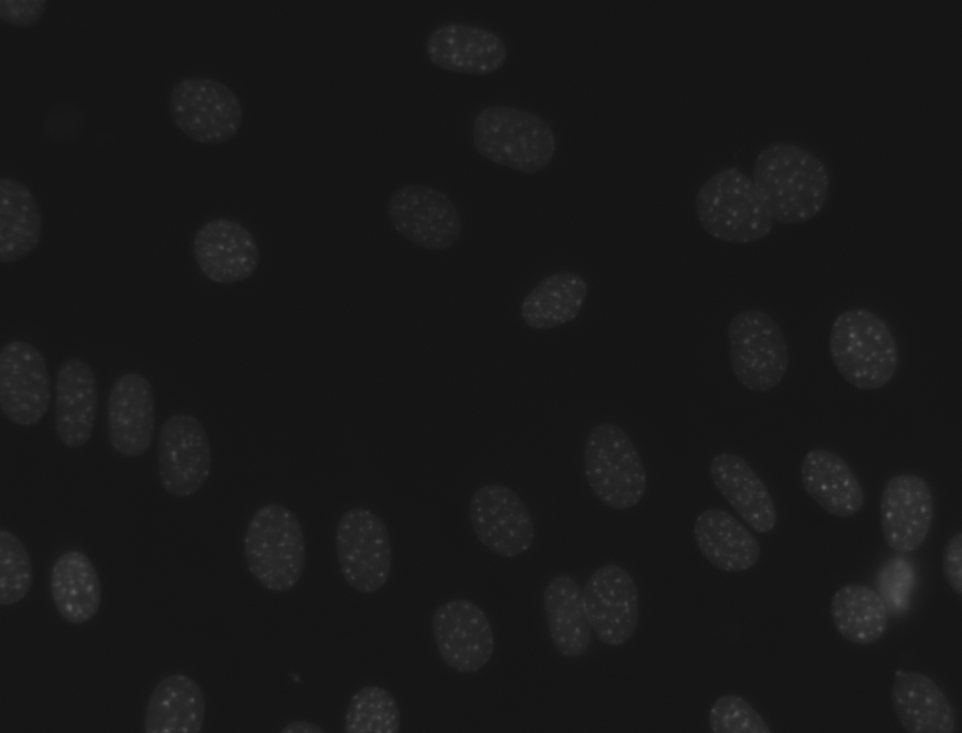
#> input picture data/NIH3T3/im/dna-0.png, 962 x 733 px, shrunk from 1344 x 1024 before the run
$ jupyter execute --allow-errors otsu_batch.ipynb
#> lines starting #> are read from the running program, lines starting #| are printed output that depends on the picture; after the words box and inside, x2 and y2 are one past the last pixel; in counts of white or black regions, pixels touching at a corner belong together
#> further down, img2 is the input picture: shape (733, 962) float32; min 0.0745, max 0.365, mean 0.0948
# [Lab Session 2](otsu.ipynb)

[cell 1]
import numpy as np
import matplotlib.pyplot as plt

**[Task 2.1.]()** Implement Otsu thresholding as a re-usable function:

[cell 2]
def otsu_thresholding(imgf):
    img8 = (imgf * 255).round().astype(np.uint8)

    # Compute histogram of the image
    hist, _ = np.histogram(img8, bins=256, range=(0, 256))
#> hist = 256 values, max 281297 at index 21, min 0 at index 0, mean 2754.5

    # Total number of pixels
    total_pixels = np.sum(hist)
#> total_pixels = 705146
    intensity_levels = np.arange(256)

    # Precompute cumulative sums and means
    cumulative_sum = np.cumsum(hist)
#> cumulative_sum = 256 values from 0 to 705146
    cumulative_mean = np.cumsum(hist * intensity_levels)
#> cumulative_mean = 256 values from 0 to 17045481
    global_mean = cumulative_mean[-1] / total_pixels
#> global_mean = 24.17

    # Initialize variables for Otsu's thresholding
    min_within_class_variance = float('inf')
    optimal_threshold = 0

    # Loop through all possible thresholds (T = 1 to 255)
    for T in range(1, 256):
        # Class 1 (0 to T-1)
        n1 = cumulative_sum[T - 1]  # Number of pixels in class 1
        if n1 == 0:
            continue
        mean1 = cumulative_mean[T - 1] / n1  # Mean of class 1

        # Class 2 (T to 255)
        n2 = total_pixels - n1  # Number of pixels in class 2
        if n2 == 0:
            continue
        mean2 = (global_mean * total_pixels - cumulative_mean[T - 1]) / n2  # Mean of class 2

        # Within-class variance for class 1
        var1 = np.sum(hist[:T] * (intensity_levels[:T] - mean1) ** 2) / n1
        # Within-class variance for class 2
        var2 = np.sum(hist[T:] * (intensity_levels[T:] - mean2) ** 2) / n2

        # Total within-class variance
        within_class_variance = n1 * var1 + n2 * var2

        # Update optimal threshold if within-class variance is minimized
        if within_class_variance < min_within_class_variance:
            min_within_class_variance = within_class_variance
            optimal_threshold = T
#> this loop made 255 passes
#> (n1, mean1, n2, mean2, var1, var2, within_class_variance, min_within_class_variance) on passes 20 to 29: (215, 19, 704931, 24.17, 0, 45.22, 31874586.2, 31874586.2), (65407, 20, 639739, 24.6, 0.00328, 47.87, 30622930.3, 30622930.3), (346704, 20.81, 358442, 27.43, 0.155, 67.28, 24169880.8, 24169880.8), (525429, 21.22, 179717, 32.82, 0.42, 75.81, 13845228.3, 13845228.3), (562380, 21.33, 142766, 35.36, 0.587, 64.01, 9469377.3, 9469377.3), (575003, 21.39, 130143, 36.46, 0.727, 56.49, 7769589.3, 7769589.3), (581877, 21.43, 123269, 37.1, 0.871, 51.9, 6904266.9, 6904266.9), (586588, 21.47, 118558, 37.54, 1.03, 48.87, 6397834.8, 6397834.8), (590312, 21.51, 114834, 37.89, 1.22, 46.73, 6083492.6, 6083492.6), (593693, 21.54, 111453, 38.19, 1.45, 45.09, 5884801.4, 5884801.4)
#> (n1, mean1, n2, mean2, var1, var2, within_class_variance) on passes 32 to 37: (606276, 21.72, 98870, 39.21, 2.92, 41.4, 5866234.6), (612627, 21.83, 92519, 39.71, 3.98, 40.42, 6177242.7), (620118, 21.96, 85028, 40.3, 5.42, 39.67, 6734268.4), (628488, 22.12, 76658, 40.99, 7.25, 39.2, 7562628.2), (637360, 22.3, 67786, 41.77, 9.43, 39.02, 8653770.2), (646383, 22.49, 58763, 42.66, 11.88, 39.11, 9976633.5)
#> after the loop, min_within_class_variance = 5753057.8; optimal_threshold = 31

    # Apply the optimal threshold to segment the image
    seg = (img8 >= optimal_threshold).astype(np.uint8) * 255
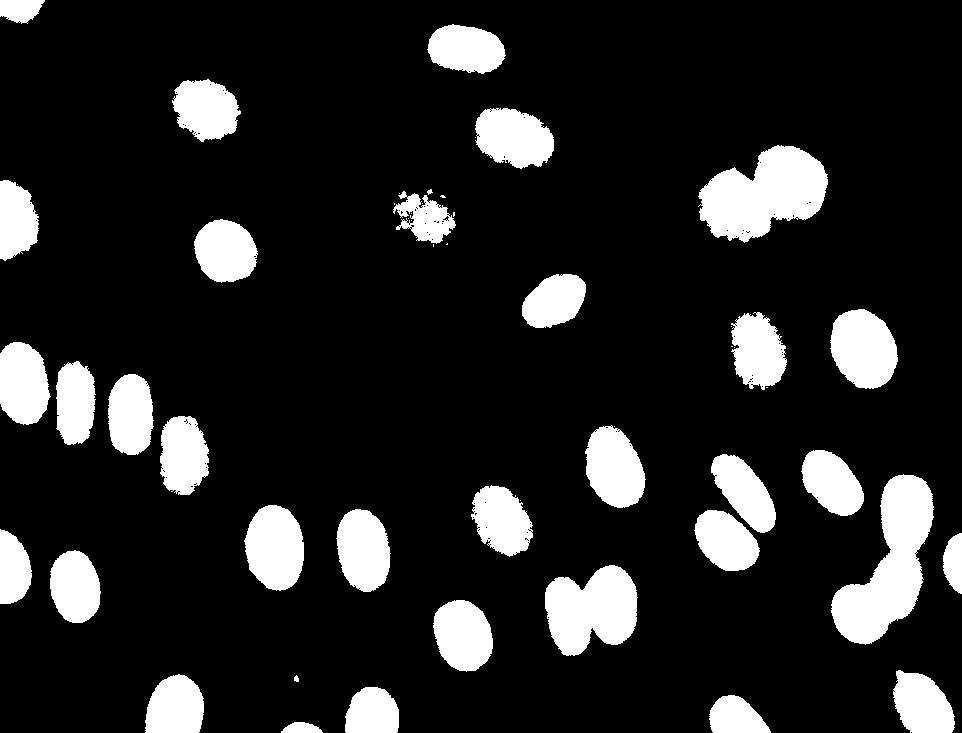
#> seg: shape (733, 962); 14.7% white; 53 white regions (18 under 20 px), largest, box (x1, y1, x2, y2) and area: (831, 474, 934, 645) 8682, (698, 145, 828, 243) 8066, (545, 565, 638, 656) 6072

    return seg

    return seg

**[Task 2.2.]()** Implement a re-usable function to compute the Dice coefficient:

[cell 3]
def compute_dice(ground_truth,imgbin ):
    ground_truth= ground_truth.astype(bool)
    imgbin=imgbin.astype(bool)
    assert ground_truth.dtype == np.bool_
    assert imgbin.dtype == np.bool_

    dice= 2*((imgbin*ground_truth)).sum()/(imgbin.sum()+ground_truth.sum())

    return dice

**[Task 2.3.]()** Test your implementations from above:

[cell 4]
img2=plt.imread("data/NIH3T3/im/dna-0.png")
segmented_image2 = otsu_thresholding(img2)
plt.imshow(segmented_image2, "gray")


$ run again, with data/NIH3T3/im/dna-27.png copied over data/NIH3T3/im/dna-0.png
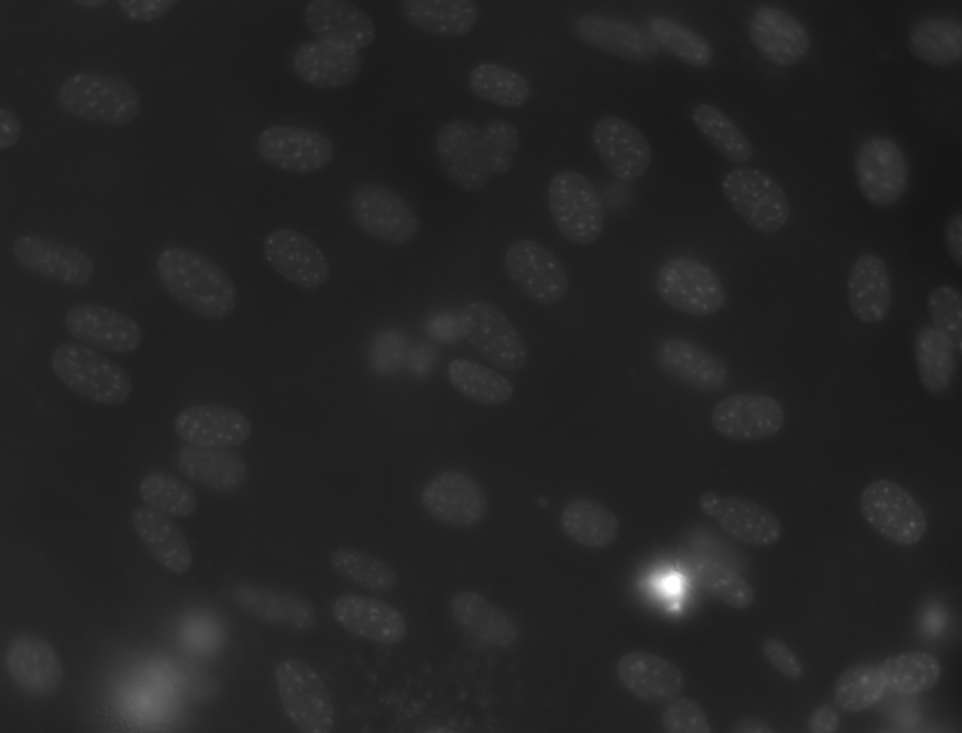
#> input picture data/NIH3T3/im/dna-27.png, 962 x 733 px, shrunk from 1344 x 1024 before the run
#> img2 is the input picture: shape (733, 962) float32; min 0.0824, max 1, mean 0.144
#> hist = 256 values, max 83599 at index 33, min 0 at index 0, mean 2754.5
#> total_pixels = 705146
#> cumulative_sum = 256 values from 0 to 705146
#> cumulative_mean = 256 values from 0 to 25955344
#> global_mean = 36.81
#> the loop in otsu_thresholding, `for T in range(1, 256):` made 255 passes
#> (n1, mean1, n2, mean2, var1, var2, within_class_variance, min_within_class_variance) on passes 22 to 27: (38, 21, 705108, 36.81, 0, 132, 93048997.1, 93048997.1), (1012, 21.96, 704134, 36.83, 0.0361, 131.8, 92835124.4, 92835124.4), (3641, 22.71, 701505, 36.88, 0.226, 131.6, 92331194.8, 92331194.8), (7933, 23.41, 697213, 36.96, 0.516, 131.4, 91617881, 91617881), (13439, 24.06, 691707, 37.06, 0.917, 131.3, 90832131.3, 90832131.3), (21828, 24.81, 683318, 37.19, 1.45, 131.4, 89813510.8, 89813510.8)
#> after the loop in otsu_thresholding, `for T in range(1, 256):`: min_within_class_variance = 46655732.4; optimal_threshold = 44
#> in otsu_thresholding, `seg = (img8 >= optimal_threshold).astype(np.uint8) * 255`:
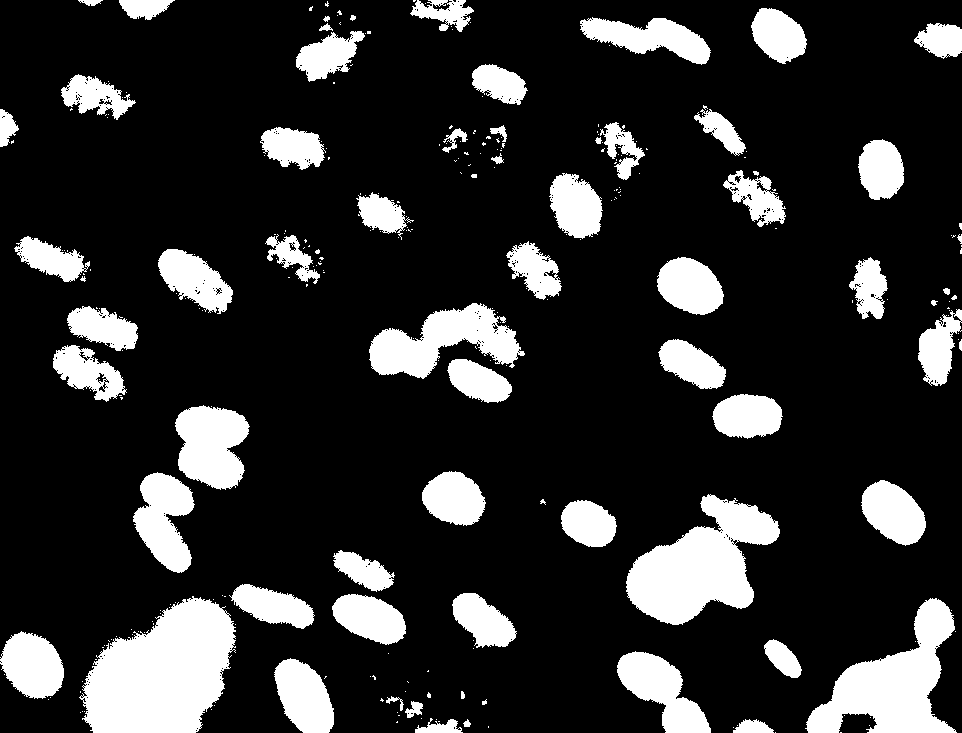
#> seg: shape (733, 962); 18.3% white; 281 white regions (213 under 20 px), largest, box (x1, y1, x2, y2) and area: (79, 596, 236, 733) 14714, (626, 494, 780, 625) 10800, (805, 598, 957, 733) 9412

$ run again, with data/NIH3T3/im/dna-28.png copied over data/NIH3T3/im/dna-0.png
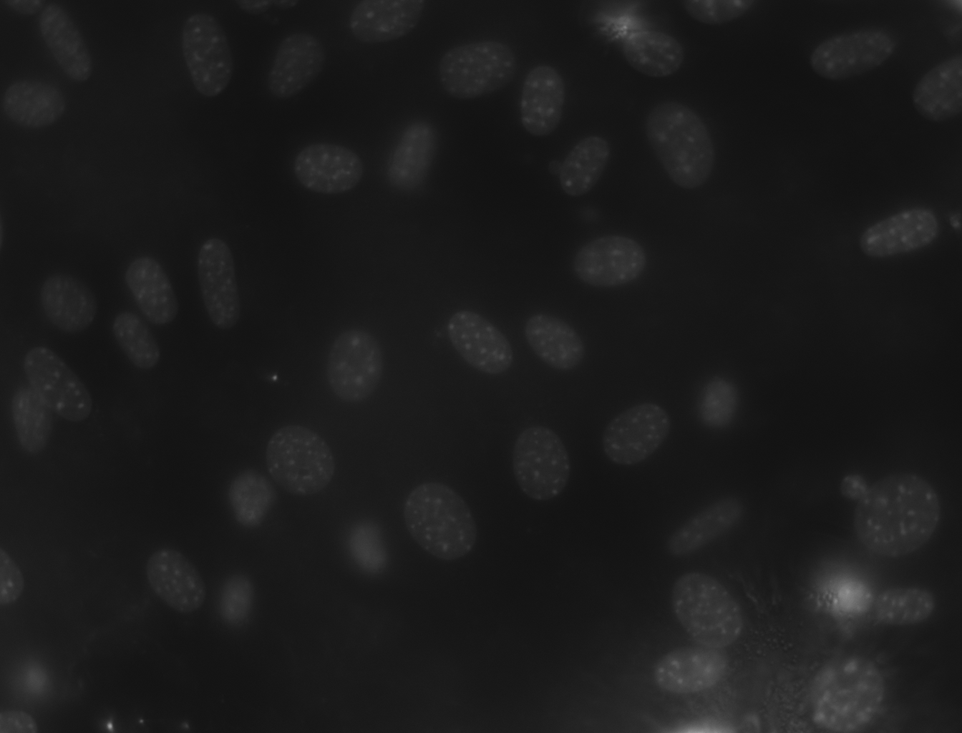
#> input picture data/NIH3T3/im/dna-28.png, 962 x 733 px, shrunk from 1344 x 1024 before the run
#> img2 is the input picture: shape (733, 962) float32; min 0.0667, max 0.612, mean 0.108
#> hist = 256 values, max 82175 at index 22, min 0 at index 0, mean 2754.5
#> total_pixels = 705146
#> cumulative_sum = 256 values from 0 to 705146
#> cumulative_mean = 256 values from 0 to 19478818
#> global_mean = 27.62
#> the loop in otsu_thresholding, `for T in range(1, 256):` made 255 passes
#> (n1, mean1, n2, mean2, var1, var2, within_class_variance, min_within_class_variance) on passes 18 to 23: (140, 17, 705006, 27.63, 0, 105.4, 74324449.4, 74324449.4), (7817, 17.98, 697329, 27.73, 0.0176, 105.6, 73605417.9, 73605417.9), (41834, 18.81, 663312, 28.18, 0.161, 106.9, 70885334.3, 70885334.3), (96980, 19.49, 608166, 28.92, 0.417, 109.9, 66894792.8, 66894792.8), (169929, 20.14, 535217, 30, 0.799, 115.2, 61788813.4, 61788813.4), (252104, 20.74, 453042, 31.45, 1.3, 122.4, 55766412.1, 55766412.1)
#> after the loop in otsu_thresholding, `for T in range(1, 256):`: min_within_class_variance = 23535352.7; optimal_threshold = 35
#> in otsu_thresholding, `seg = (img8 >= optimal_threshold).astype(np.uint8) * 255`:
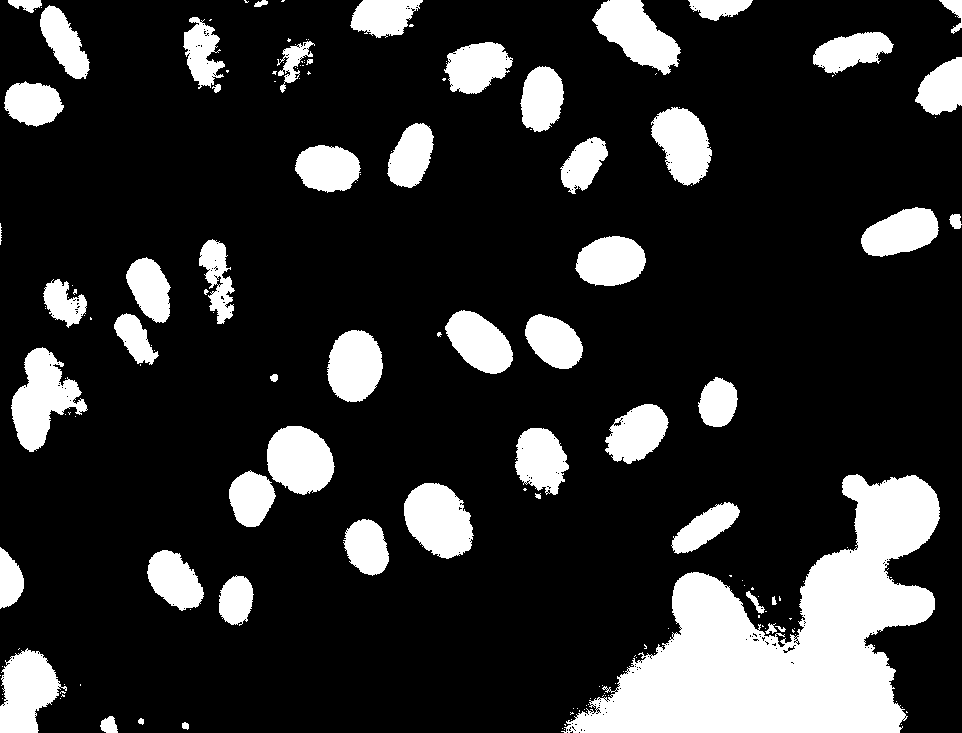
#> seg: shape (733, 962); 18.3% white; 169 white regions (115 under 20 px), largest, box (x1, y1, x2, y2) and area: (561, 474, 940, 733) 45060, (11, 347, 88, 452) 4120, (404, 483, 474, 559) 3828

$ run again, with data/NIH3T3/im/dna-29.png copied over data/NIH3T3/im/dna-0.png
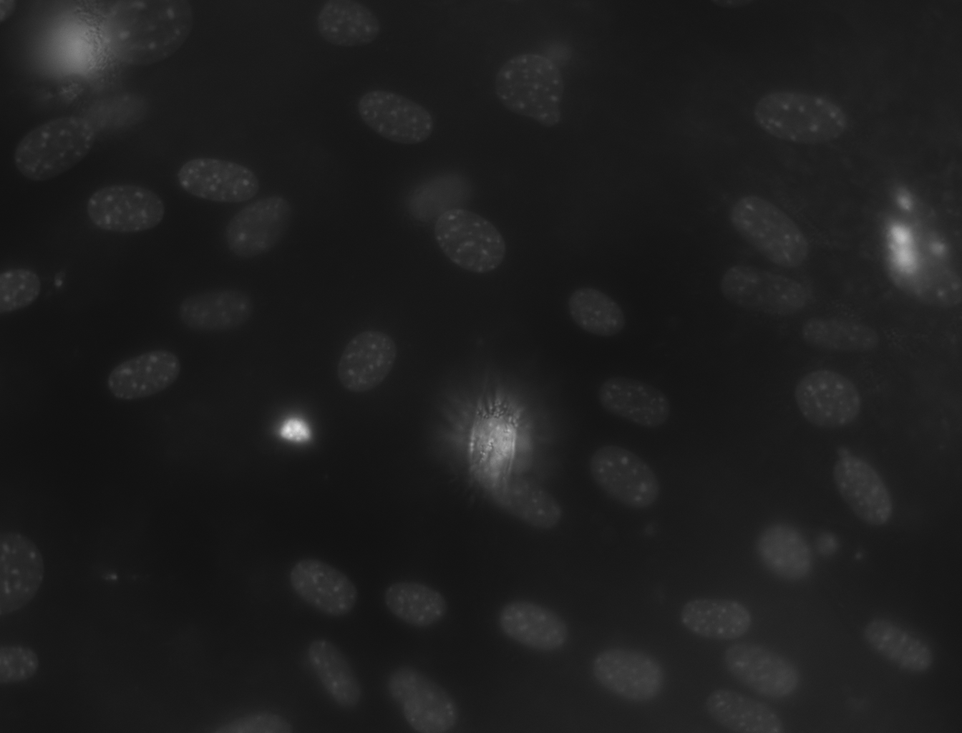
#> input picture data/NIH3T3/im/dna-29.png, 962 x 733 px, shrunk from 1344 x 1024 before the run
#> img2 is the input picture: shape (733, 962) float32; min 0.0627, max 0.906, mean 0.119
#> hist = 256 values, max 55697 at index 23, min 0 at index 0, mean 2754.5
#> total_pixels = 705146
#> cumulative_sum = 256 values from 0 to 705146
#> cumulative_mean = 256 values from 0 to 21410270
#> global_mean = 30.36
#> the loop in otsu_thresholding, `for T in range(1, 256):` made 255 passes
#> (n1, mean1, n2, mean2, var1, var2, within_class_variance, min_within_class_variance) on passes 17 to 22: (2, 16, 705144, 30.36, 0, 172.2, 121410195.6, 121410195.6), (1033, 17, 704113, 30.38, 0.00193, 172.2, 121225824.6, 121225824.6), (10719, 17.9, 694427, 30.56, 0.0876, 172.4, 119720929.1, 119720929.1), (33169, 18.65, 671977, 30.94, 0.291, 173.6, 116631917.9, 116631917.9), (61585, 19.27, 643561, 31.42, 0.613, 175.7, 113108080.3, 113108080.3), (94342, 19.87, 610804, 31.98, 1.08, 179, 109421523, 109421523)
#> after the loop in otsu_thresholding, `for T in range(1, 256):`: min_within_class_variance = 54670936.8; optimal_threshold = 41
#> in otsu_thresholding, `seg = (img8 >= optimal_threshold).astype(np.uint8) * 255`:
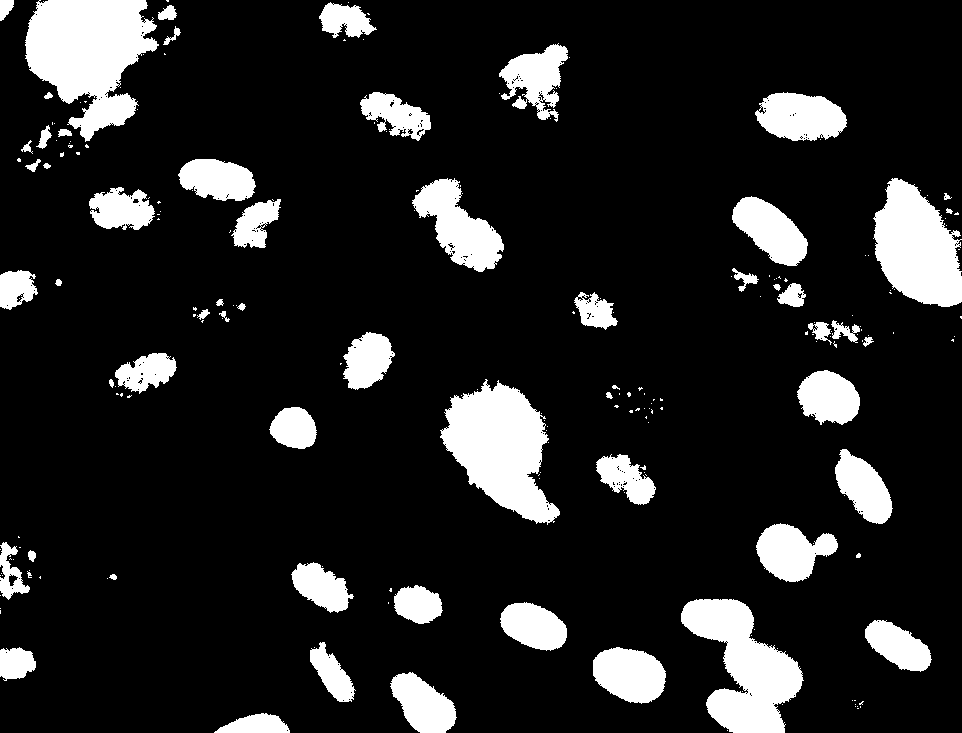
#> seg: shape (733, 962); 14% white; 216 white regions (156 under 20 px), largest, box (x1, y1, x2, y2) and area: (25, 0, 159, 142) 11679, (440, 379, 560, 525) 9943, (681, 599, 804, 733) 8693
